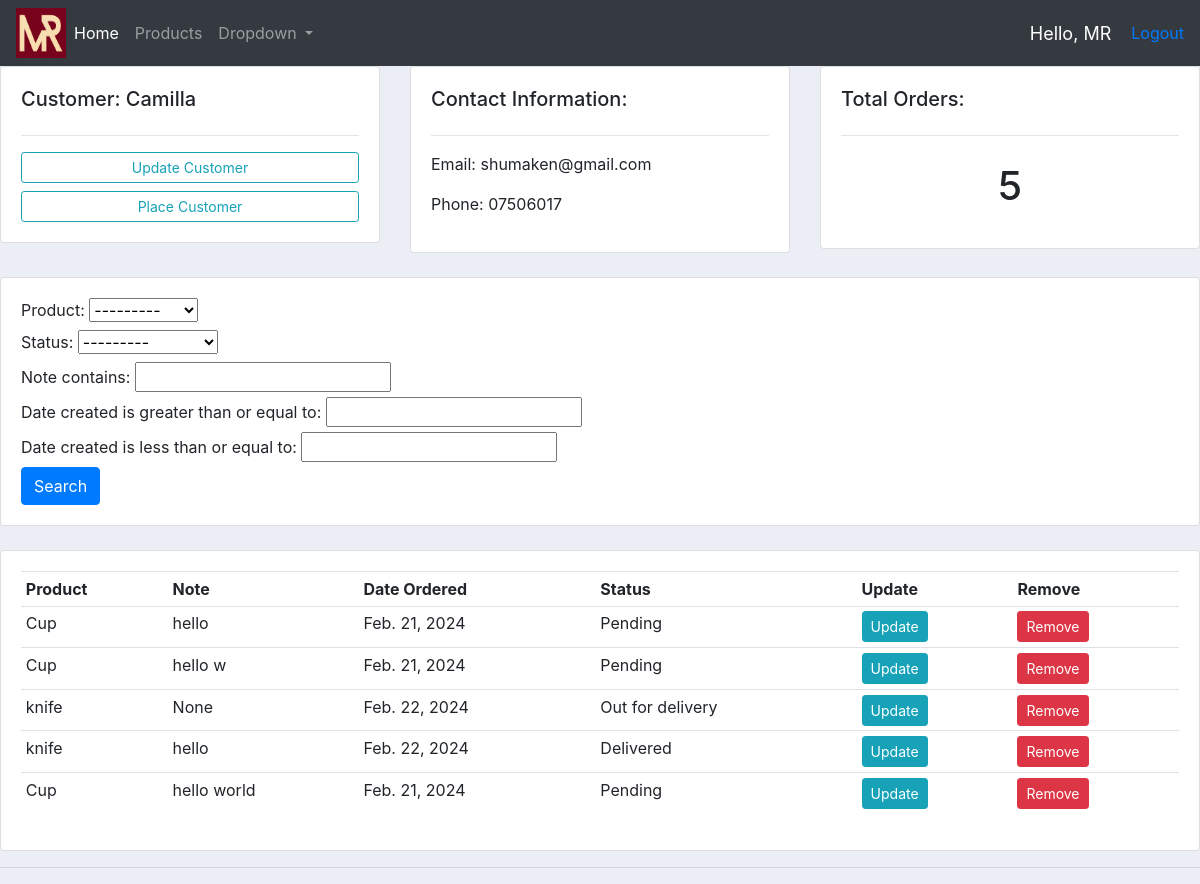
/customer/1 (signed in), run on the app's committed database.
### accountsApp/models.py (models this page shows, shortened)
class Customer(models.Model):
    name = models.CharField(max_length=200, null=True)
    phone = models.CharField(max_length=200, null=True)
    email = models.CharField(max_length=200, null=True)
    date_created = models.DateField(auto_now_add=True)

class Order(models.Model):
    STATUS = (
        ('Pending', 'Pending'),
        ('Out for delivery', 'Out for delivery'),
        ('Delivered', 'Delivered'),
    )
    customer = models.ForeignKey(Customer, null=True, on_delete=models.SET_NULL)
    product = models.ForeignKey(Product, null=True, on_delete=models.SET_NULL)
    status = models.CharField(max_length=200, null=True, choices=STATUS)
    date_created = models.DateField(auto_now_add=True)
    note = models.CharField(max_length=200, null=True, blank=True)

class Product(models.Model):
    CATEGORY = (
        ('Indoor', 'Indoor'),
        ('Outdoor', 'Outdoor'),
    )
    name = models.CharField(max_length=200, null=True)
    price = models.FloatField(null=True)
    category = models.CharField(max_length=200, null=True, choices=CATEGORY)
    description = models.CharField(max_length=200, null=True, blank=True)
    date_created = models.DateField(auto_now_add=True)
    tags = models.ManyToManyField(Tag)
    def __str__(self):
        return self.name

### templates/decorators.py (the view)
        def wrapper_func(request, *args, **kwargs):
            group = None
            if request.user.groups.exists():
                group = request.user.groups.all()[0].name
                print('Group exists: ', group)
            if group in allowed_roles:
                return view_func(request, *args, **kwargs)
            else:
                return HttpResponse('You are not authorized to view this page!')

### accountsApp/views.py (called while the page is built)
@login_required(login_url='login')
@allowed_users(allowed_roles=['admin'])
def customer(request, pk):
    customer = Customer.objects.get(id=pk)
    orders = customer.order_set.all()
    myFilter = OrderFilter(request.GET, queryset=orders)
    orders = myFilter.qs
    context = {'customer': customer, 'orders': orders, 'myFilter': myFilter}
    return render(request, '../templates/customer.html', context)

### templates/customer.html
{% extends 'main.html' %}
{% block content %}
    <div class="row">
        <div class="col-md">
            <div class="card card-body">
                <h5>Customer: {{ customer.name }}</h5>
                <hr>
                <a class="btn btn-outline-info btn-sm btn-block" href="">Update Customer</a>
                <a class="btn btn-outline-info btn-sm btn-block" href="{% url 'create_order' customer.id %}">Place Customer</a>
            </div>
        </div>
        <div class="col-md">
            <div class="card card-body">
                <h5>Contact Information:</h5>
                <hr>
                <p>Email: {{ customer.email }}</p>
                <p>Phone: {{ customer.phone }}</p>
            </div>
        </div>
        <div class="col-md">
            <div class="card card-body">
                <h5>Total Orders:</h5>
                <hr>
                <h1 style="text-align: center; padding: 10px">{{ orders.count }}</h1>
            </div>
        </div>
    </div>
    <br>
    <div class="row">
        <div class="col">
            <div class="card card-body">
                <form method="get">
                    {{ myFilter.form }}
                    <button class="btn btn-primary" type="submit">Search</button>
                </form>
            </div>
        </div>
    </div>
    <br>
    <div class="row">
        <div class="col">
            <div class="card card-body">
                <table class="table table-sm">
                    <tr>
                        <th>Product</th>
                        <th>Note</th>
                        <th>Date Ordered</th>
                        <th>Status</th>
                        <th>Update</th>
                        <th>Remove</th>
                    </tr>
                    {% for i in orders %}
                        <tr>
                            <td>{{ i.product }}</td>
                            <td>{{ i.note }}</td>
                            <td>{{ i.product.date_created }}</td>
                            <td>{{ i.status }}</td>
                            <td><a class="btn btn-sm btn-info" href="{% url 'update_order' i.id %}">Update</a></td>
                            <td><a class="btn btn-sm btn-danger" href="{% url 'delete_order' i.id %}">Remove</a></td>
                        </tr>
                    {% endfor %}
                </table>
            </div>
        </div>
    </div>
{% endblock %}

### templates/Navbar.html (shortened to what this page needs)
{% load static %}
<nav class="navbar navbar-expand-lg navbar-dark bg-dark">
  <img src="{% static 'images/MR_Logo.png' %}" width="50" height="50">
  <div class="collapse navbar-collapse" id="navbarSupportedContent">
    <ul class="navbar-nav mr-auto">
      <li class="nav-item active">
        <a class="nav-link" href="{% url 'home' %}">Home <span class="sr-only">(current)</span></a>
      </li>
      <li class="nav-item">
        <a class="nav-link" href="{% url 'products' %}">Products</a>
      </li>
      <li class="nav-item dropdown">
        <a class="nav-link dropdown-toggle" href="#" id="navbarDropdown" role="button" data-toggle="dropdown" aria-haspopup="true" aria-expanded="false">
          Dropdown
        </a>
      </li>
    </ul>
  </div>
    <span class="hello-msg">Hello, {{ request.user }}</span>
    <span><a href="{% url 'logout' %}">Logout</a></span>
</nav>

### static/css/main.css (style rules this page uses)
body { background-color: #ebeff5; }

### templates/Navbar.html (style rules this page uses)
.hello-msg { font-size: 18px; color: #fff; margin-right: 20px; }

### data on the page
Customer: name "Camilla", email "shumaken@gmail.com", phone "07506017"
Order: product "Cup", note "hello", product.date_created "Feb. 21, 2024", status "Pending"
Order: product "Cup", note "hello w", product.date_created "Feb. 21, 2024", status "Pending"
Order: product "knife", note "None", product.date_created "Feb. 22, 2024", status "Out for delivery"
Order: product "knife", note "hello", product.date_created "Feb. 22, 2024", status "Delivered"
Order: product "Cup", note "hello world", product.date_created "Feb. 21, 2024", status "Pending"

### other printed values
{{ request.user }} "MR"
{{ orders.count }} "5"
